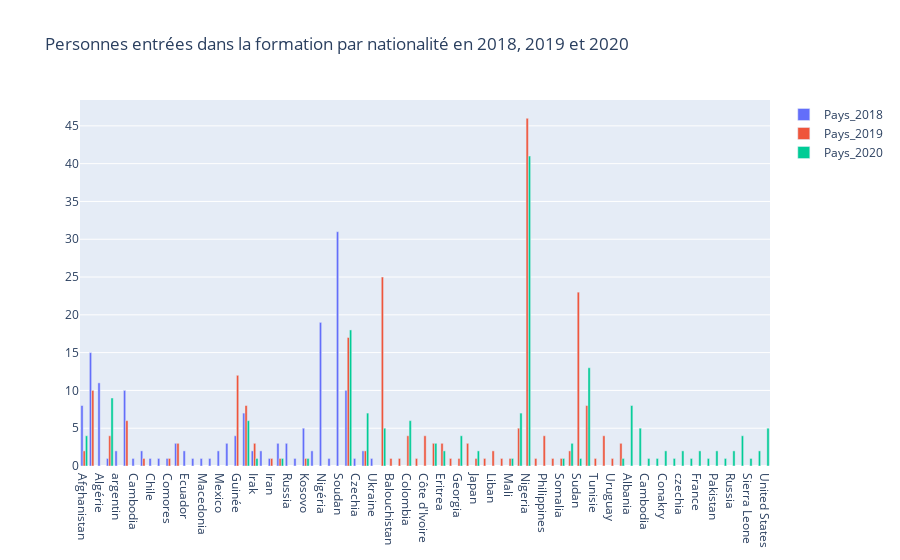

Notebook source saved alongside this figure:
### Markdown cell above
## ODTI _ Le département de langue Française en 2018 , 2019 et 2020¶

### Code cell
'Personnes entrées dans la formation par nationalité en 2018, 2019 et 2020'

### Figure 1 — Plotly figure (JSON) as saved in the notebook; plotly's stock layout.template omitted (floating-point values rounded to 4 significant figures)
{"data": [{"name": "Pays_2018", "type": "bar", "x": ["Afghanistan", "Albanie", "Algérie", "Angola", "argentin", "Arménie", "Cambodia ", "Bosnie", "Chile ", "Colombie", "Comores", "Congo", "Ecuador ", "Spain ", "Macedonia ", "Erythrée", "Mexico ", "Géorgie", "Guinée", "India", "Irak", "Pakistan ", "Iran", "Romania", "Russia ", "Rwanda ", "Kosovo", "Maroc", "Nigéria", "Somalie", "Soudan", "Syrie", "Czechia ", "Turkey", "Ukraine ", null, null, null, null, null, null, null, null, null], "y": [8, 15, 11, 1, 2, 10, 1, 2, 1, 1, 1, 3, 2, 1, 1, 1, 2, 3, 4, 7, 2, 2, 1, 3, 3, 1, 5, 2, 19, 1, 31, 10, 1, 2, 1, null, null, null, null, null, null, null, null, null]}, {"name": "Pays_2019", "type": "bar", "x": ["Afghanistan", "Albanie", "Algeria", "Angola", "Arménie", "Balouchistan", "Bosnie", "Brésil", "Colombia", "Comores", "Congo", "Coréen", "Côte d'Ivoire", "Egypt", "Eritrea", "Gambie", "Georgia", "Guinée", "India", "Iran", "Irak", "Italie", "Japan", "Kenya", "Kosovo", "Liban", "Lybie", "Mali", "Morocco", "Nigeria", "Pérou", "Philippines", "Portugal", "Romania", "Somalia", "Sri Lanka", "Sudan", "Syrie", "Thailand", "Tunisie", "Turkey", "Ukraine", "Uruguay", "Venezuela"], "y": [2, 10, 25, 4, 6, 1, 1, 1, 4, 1, 3, 1, 4, 3, 3, 1, 1, 12, 8, 1, 3, 3, 1, 1, 1, 2, 1, 1, 5, 46, 1, 4, 1, 1, 1, 2, 23, 17, 8, 1, 2, 4, 1, 3]}, {"name": "Pays_2020", "type": "bar", "x": ["Afghanistan", "Albania", "Algeria", "Angola", "Armenia", "Cambodia", "China", "Colombia", "Conakry", "Cuba", "czechia", "Egypt", "England, UK", "Eritrea", "France", "Georgia", "India", "Irak", "Japan", "Kosovo", "Kyrgyzstan", "Mali", "Morocco", "Nigeria", "Pakistan", "Poland", "Romania", "Russia", "Senegal", "Sierra Leone", "Somalia", "Spain", "Sri Lanka", "Sudan", "Syrie", "Thailand", "Turkey", "United States", "Venezuela", null, null, null, null, null], "y": [4, 8, 5, 9, 5, 1, 1, 6, 2, 1, 2, 3, 1, 2, 2, 4, 6, 1, 2, 1, 1, 1, 7, 41, 2, 1, 1, 2, 4, 1, 1, 2, 3, 1, 18, 13, 7, 5, 1, 1, null, null, null, null]}], "layout": {"barmode": "group", "title": {"text": "Personnes entrées dans la formation par nationalité en 2018, 2019 et 2020"}}}
